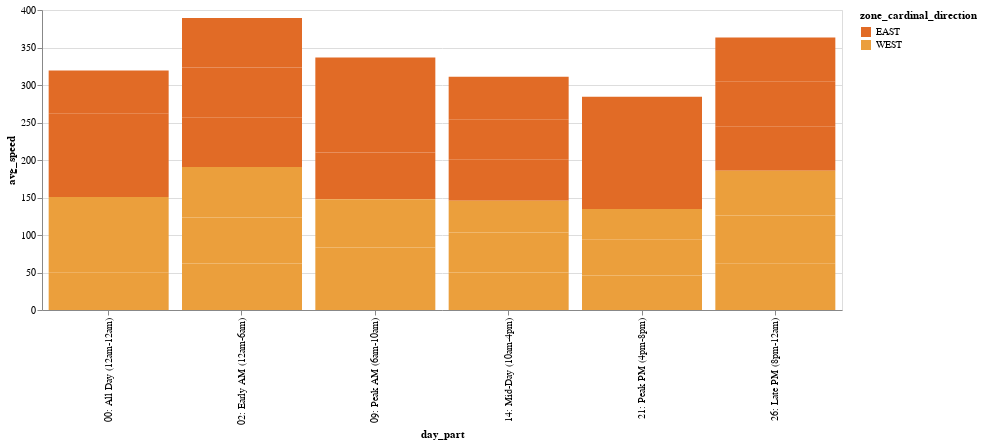

Here is the notebook cell this chart was saved with:
### Code cell
chart = (
        alt.Chart(sl_peaks_agg)
        .mark_bar()
        .encode(
            x=alt.X("day_part"),
            y=alt.Y("avg_speed"),
            color=alt.Color("zone_cardinal_direction", scale=alt.Scale(range = cp.CALITP_DIVERGING_COLORS,
            domain=sl_peaks_agg["zone_cardinal_direction"].unique().tolist())
            ),
            tooltip=sl_peaks_agg.columns.tolist(),
            )
      .properties(
    width=800,
    height=300)
        )
chart

### Figure 1 — Vega-Lite specification as saved in the notebook (floating-point values rounded to 4 significant figures)
{"config": {"view": {"continuousWidth": 300, "continuousHeight": 300}}, "data": {"name": "data-88c9c9c3ca0b506afbfd3c98fc4bbbb7"}, "mark": {"type": "bar"}, "encoding": {"color": {"field": "zone_cardinal_direction", "scale": {"domain": ["EAST", "WEST"], "range": ["#E16B26", "#EB9F3C", "#f6e7e1", "#8CBCCB", "#2EA8CE", "#136C97"]}, "type": "nominal"}, "tooltip": [{"field": "zone_cardinal_direction", "type": "nominal"}, {"field": "day_type", "type": "nominal"}, {"field": "day_part", "type": "nominal"}, {"field": "avg_speed", "type": "quantitative"}, {"field": "avg_travel_time", "type": "quantitative"}, {"field": "avg_volume", "type": "quantitative"}, {"field": "sum_volume", "type": "quantitative"}], "x": {"field": "day_part", "type": "nominal"}, "y": {"field": "avg_speed", "type": "quantitative"}}, "height": 300, "width": 800, "$schema": "https://vega.github.io/schema/vega-lite/v5.14.1.json", "datasets": {"data-88c9c9c3ca0b506afbfd3c98fc4bbbb7": [{"zone_cardinal_direction": "EAST", "day_type": "0: All Days (M-Su)", "day_part": "00: All Day (12am-12am)", "avg_speed": 55.9, "avg_travel_time": 32.6, "avg_volume": 139700.0, "sum_volume": 1396823}, {"zone_cardinal_direction": "EAST", "day_type": "0: All Days (M-Su)", "day_part": "02: Early AM (12am-6am)", "avg_speed": 66.2, "avg_travel_time": 26.2, "avg_volume": 8432.0, "sum_volume": 84318}, {"zone_cardinal_direction": "EAST", "day_type": "0: All Days (M-Su)", "day_part": "09: Peak AM (6am-10am)", "avg_speed": 62.5, "avg_travel_time": 27.9, "avg_volume": 19940.0, "sum_volume": 199380}, {"zone_cardinal_direction": "EAST", "day_type": "0: All Days (M-Su)", "day_part": "14: Mid-Day (10am-4pm)", "avg_speed": 54.5, "avg_travel_time": 33.5, "avg_volume": 53140.0, "sum_volume": 531384}, {"zone_cardinal_direction": "EAST", "day_type": "0: All Days (M-Su)", "day_part": "21: Peak PM (4pm-8pm)", "avg_speed": 49.5, "avg_travel_time": 37.6, "avg_volume": 34930.0, "sum_volume": 349330}, {"zone_cardinal_direction": "EAST", "day_type": "0: All Days (M-Su)", "day_part": "26: Late PM (8pm-12am)", "avg_speed": 59.6, "avg_travel_time": 29.5, "avg_volume": 23240.0, "sum_volume": 232407}, {"zone_cardinal_direction": "EAST", "day_type": "1: Weekday (M-F)", "day_part": "00: All Day (12am-12am)", "avg_speed": 55.5, "avg_travel_time": 33.3, "avg_volume": 143100.0, "sum_volume": 1430693}, {"zone_cardinal_direction": "EAST", "day_type": "1: Weekday (M-F)", "day_part": "02: Early AM (12am-6am)", "avg_speed": 66.5, "avg_travel_time": 26.0, "avg_volume": 7565.0, "sum_volume": 75646}, {"zone_cardinal_direction": "EAST", "day_type": "1: Weekday (M-F)", "day_part": "09: Peak AM (6am-10am)", "avg_speed": 62.0, "avg_travel_time": 28.3, "avg_volume": 21300.0, "sum_volume": 213039}, {"zone_cardinal_direction": "EAST", "day_type": "1: Weekday (M-F)", "day_part": "14: Mid-Day (10am-4pm)", "avg_speed": 53.5, "avg_travel_time": 34.6, "avg_volume": 55290.0, "sum_volume": 552915}, {"zone_cardinal_direction": "EAST", "day_type": "1: Weekday (M-F)", "day_part": "21: Peak PM (4pm-8pm)", "avg_speed": 49.1, "avg_travel_time": 38.3, "avg_volume": 35670.0, "sum_volume": 356738}, {"zone_cardinal_direction": "EAST", "day_type": "1: Weekday (M-F)", "day_part": "26: Late PM (8pm-12am)", "avg_speed": 60.0, "avg_travel_time": 29.2, "avg_volume": 23240.0, "sum_volume": 232358}, {"zone_cardinal_direction": "EAST", "day_type": "2: Weekend Day (Sa-Su)", "day_part": "00: All Day (12am-12am)", "avg_speed": 57.3, "avg_travel_time": 30.8, "avg_volume": 131300.0, "sum_volume": 1312947}, {"zone_cardinal_direction": "EAST", "day_type": "2: Weekend Day (Sa-Su)", "day_part": "02: Early AM (12am-6am)", "avg_speed": 65.7, "avg_travel_time": 26.4, "avg_volume": 10580.0, "sum_volume": 105794}, {"zone_cardinal_direction": "EAST", "day_type": "2: Weekend Day (Sa-Su)", "day_part": "09: Peak AM (6am-10am)", "avg_speed": 64.4, "avg_travel_time": 26.8, "avg_volume": 16560.0, "sum_volume": 165562}, {"zone_cardinal_direction": "EAST", "day_type": "2: Weekend Day (Sa-Su)", "day_part": "14: Mid-Day (10am-4pm)", "avg_speed": 57.2, "avg_travel_time": 30.5, "avg_volume": 47810.0, "sum_volume": 478073}, {"zone_cardinal_direction": "EAST", "day_type": "2: Weekend Day (Sa-Su)", "day_part": "21: Peak PM (4pm-8pm)", "avg_speed": 51.0, "avg_travel_time": 35.7, "avg_volume": 33100.0, "sum_volume": 330987}, {"zone_cardinal_direction": "EAST", "day_type": "2: Weekend Day (Sa-Su)", "day_part": "26: Late PM (8pm-12am)", "avg_speed": 58.2, "avg_travel_time": 30.3, "avg_volume": 23250.0, "sum_volume": 232527}, {"zone_cardinal_direction": "WEST", "day_type": "0: All Days (M-Su)", "day_part": "00: All Day (12am-12am)", "avg_speed": 50.33, "avg_travel_time": 41.78, "avg_volume": 123000.0, "sum_volume": 1107268}, {"zone_cardinal_direction": "WEST", "day_type": "0: All Days (M-Su)", "day_part": "02: Early AM (12am-6am)", "avg_speed": 62.11, "avg_travel_time": 30.89, "avg_volume": 14890.0, "sum_volume": 134036}, {"zone_cardinal_direction": "WEST", "day_type": "0: All Days (M-Su)", "day_part": "09: Peak AM (6am-10am)", "avg_speed": 43.89, "avg_travel_time": 46.22, "avg_volume": 30570.0, "sum_volume": 275109}, {"zone_cardinal_direction": "WEST", "day_type": "0: All Days (M-Su)", "day_part": "14: Mid-Day (10am-4pm)", "avg_speed": 50.0, "avg_travel_time": 43.0, "avg_volume": 42610.0, "sum_volume": 383456}, {"zone_cardinal_direction": "WEST", "day_type": "0: All Days (M-Su)", "day_part": "21: Peak PM (4pm-8pm)", "avg_speed": 45.89, "avg_travel_time": 47.67, "avg_volume": 22060.0, "sum_volume": 198509}, {"zone_cardinal_direction": "WEST", "day_type": "0: All Days (M-Su)", "day_part": "26: Late PM (8pm-12am)", "avg_speed": 62.33, "avg_travel_time": 31.44, "avg_volume": 12910.0, "sum_volume": 116158}, {"zone_cardinal_direction": "WEST", "day_type": "1: Weekday (M-F)", "day_part": "00: All Day (12am-12am)", "avg_speed": 50.89, "avg_travel_time": 41.22, "avg_volume": 127500.0, "sum_volume": 1147369}, {"zone_cardinal_direction": "WEST", "day_type": "1: Weekday (M-F)", "day_part": "02: Early AM (12am-6am)", "avg_speed": 61.33, "avg_travel_time": 31.44, "avg_volume": 17770.0, "sum_volume": 159964}, {"zone_cardinal_direction": "WEST", "day_type": "1: Weekday (M-F)", "day_part": "09: Peak AM (6am-10am)", "avg_speed": 39.56, "avg_travel_time": 50.11, "avg_volume": 35300.0, "sum_volume": 317659}, {"zone_cardinal_direction": "WEST", "day_type": "1: Weekday (M-F)", "day_part": "14: Mid-Day (10am-4pm)", "avg_speed": 53.44, "avg_travel_time": 39.89, "avg_volume": 41440.0, "sum_volume": 372916}, {"zone_cardinal_direction": "WEST", "day_type": "1: Weekday (M-F)", "day_part": "21: Peak PM (4pm-8pm)", "avg_speed": 48.56, "avg_travel_time": 44.56, "avg_volume": 21330.0, "sum_volume": 192005}, {"zone_cardinal_direction": "WEST", "day_type": "1: Weekday (M-F)", "day_part": "26: Late PM (8pm-12am)", "avg_speed": 63.67, "avg_travel_time": 30.22, "avg_volume": 11650.0, "sum_volume": 104825}, {"zone_cardinal_direction": "WEST", "day_type": "2: Weekend Day (Sa-Su)", "day_part": "00: All Day (12am-12am)", "avg_speed": 49.56, "avg_travel_time": 43.44, "avg_volume": 112000.0, "sum_volume": 1007972}, {"zone_cardinal_direction": "WEST", "day_type": "2: Weekend Day (Sa-Su)", "day_part": "02: Early AM (12am-6am)", "avg_speed": 67.33, "avg_travel_time": 28.0, "avg_volume": 7759.0, "sum_volume": 69832}, {"zone_cardinal_direction": "WEST", "day_type": "2: Weekend Day (Sa-Su)", "day_part": "09: Peak AM (6am-10am)", "avg_speed": 64.22, "avg_travel_time": 29.78, "avg_volume": 18860.0, "sum_volume": 169744}, {"zone_cardinal_direction": "WEST", "day_type": "2: Weekend Day (Sa-Su)", "day_part": "14: Mid-Day (10am-4pm)", "avg_speed": 42.33, "avg_travel_time": 50.33, "avg_volume": 45510.0, "sum_volume": 409553}, {"zone_cardinal_direction": "WEST", "day_type": "2: Weekend Day (Sa-Su)", "day_part": "21: Peak PM (4pm-8pm)", "avg_speed": 40.22, "avg_travel_time": 54.22, "avg_volume": 23850.0, "sum_volume": 214616}, {"zone_cardinal_direction": "WEST", "day_type": "2: Weekend Day (Sa-Su)", "day_part": "26: Late PM (8pm-12am)", "avg_speed": 59.56, "avg_travel_time": 34.0, "avg_volume": 16020.0, "sum_volume": 144225}]}}
